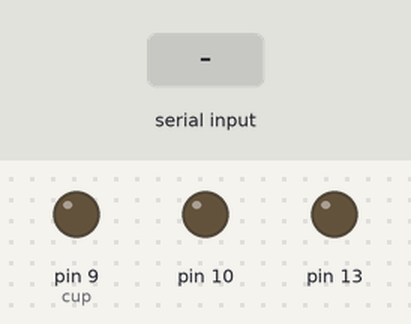
Recording of a sketch running on a simulated Arduino Uno, built with avr-gcc and run on an emulated ATmega328P. On the bench: output pins drawn as LEDs (lit = HIGH). The inputs (shaded band) are chosen by the test bench.

Above: at 1.2 s.
1.3 s: "90,45\n" received over Serial
At 2.2 s:
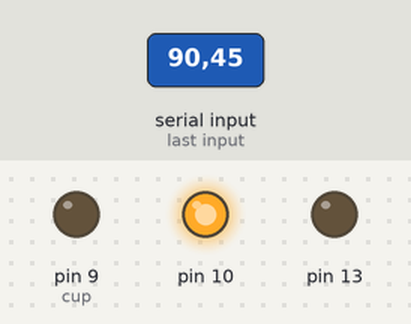
2.8 s: "1,90\n" received over Serial
At 3.3 s:
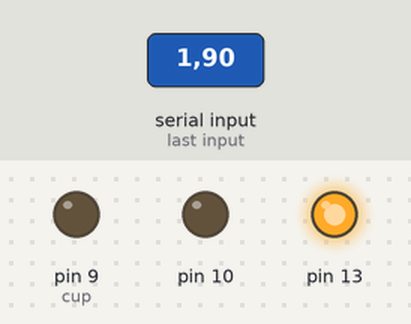
4.3 s: "30,150\n" received over Serial
At 4.6 s:
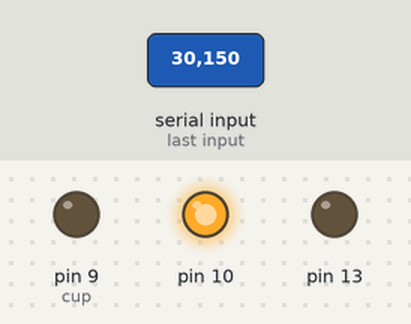
5.8 s: "1,90,45\n" received over Serial
At 6.9 s:
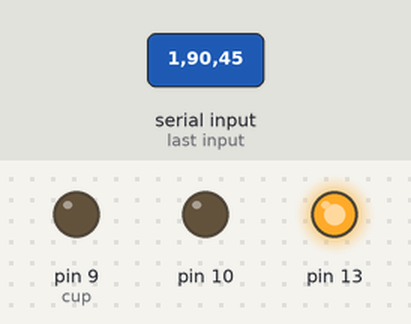
Timing chart, 0 to 8.3 s (numbered marks = the images above; inputs shaded):
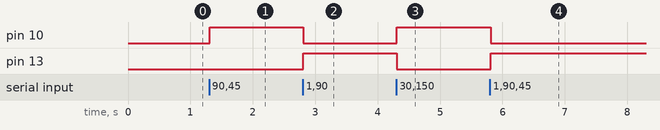

The sketch:

multiple_object_detection.ino
```cpp
void setup() {
  Serial.begin(9600);
  pinMode(13, OUTPUT); //1 person
  pinMode(10, OUTPUT); //2+ people
  pinMode(9, OUTPUT);  //cup
}

void loop() {
  static String input = "";

  while (Serial.available()) {
    char c = Serial.read();

    if (c == '\n') {

      int commaIndex = input.indexOf(',');
      if (commaIndex > 0) {
        int personCount = input.substring(0, commaIndex).toInt();
        int cupFlag = input.substring(commaIndex + 1).toInt();

        //person LEDs
        digitalWrite(13, personCount == 1 ? HIGH : LOW);    //1 person
        digitalWrite(10, personCount >= 2 ? HIGH : LOW);    //2+ people

        //cup LEDs
        digitalWrite(9, cupFlag == 1 ? HIGH : LOW);         //Cup present
      }

      input = ""; // Reset buffer
    } else {
      input += c;
    }
  }
}
```

Measured:
- after the input at 1.3 s, pin 10: LOW → HIGH at once
- after the input at 2.8 s, pin 10: HIGH → LOW at once; pin 13: LOW → HIGH at once
- after the input at 4.3 s, pin 10: LOW → HIGH at once; pin 13: HIGH → LOW at once
- after the input at 5.8 s, pin 10: HIGH → LOW at once; pin 13: LOW → HIGH at once
